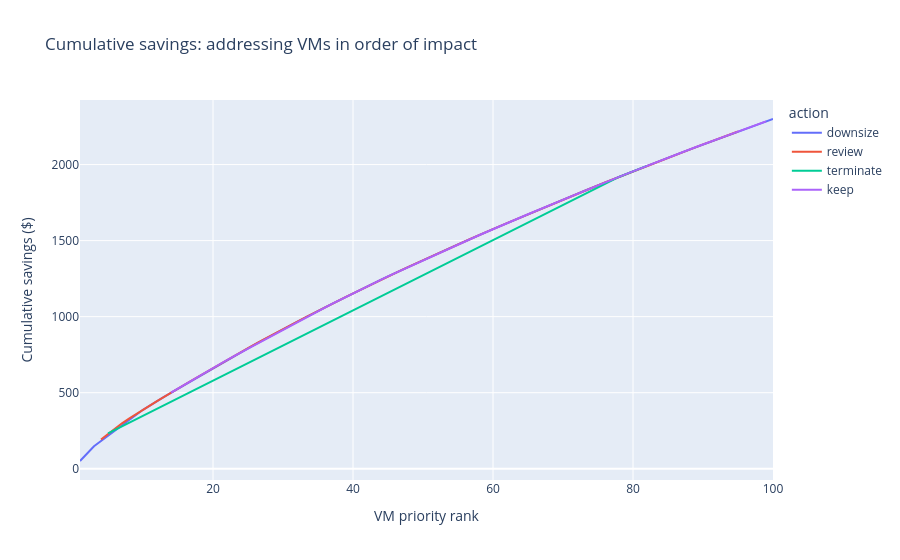

Source (notebook cell):
### Markdown cell above
## 6. Running totals — cumulative savings by action

Window function with ROWS BETWEEN for a running total of savings if VMs are addressed in order of savings potential.

### Code cell
df_cumul = con.execute("""
    WITH ordered AS (
        SELECT
            instance,
            action,
            monthly_savings,
            ROW_NUMBER() OVER (ORDER BY monthly_savings DESC) AS priority
        FROM recommendations
        WHERE monthly_savings > 0
    )
    SELECT
        priority,
        action,
        monthly_savings,
        SUM(monthly_savings) OVER (
            ORDER BY priority
            ROWS BETWEEN UNBOUNDED PRECEDING AND CURRENT ROW
        ) AS cumulative_savings
    FROM ordered
    WHERE priority <= 100
    ORDER BY priority
""").df()
print(f"Top 100 VMs account for ${df_cumul['cumulative_savings'].iloc[-1]:,.0f}/month in savings")

fig = px.line(df_cumul, x='priority', y='cumulative_savings', color='action',
              labels={'priority': 'VM priority rank', 'cumulative_savings': 'Cumulative savings ($)'},
              title='Cumulative savings: addressing VMs in order of impact')
fig.show()

### Figure 1 — Plotly figure (JSON) as saved in the notebook; plotly's stock layout.template omitted (floating-point values rounded to 4 significant figures)
{"data": [{"hovertemplate": "action=downsize<br>VM priority rank=%{x}<br>Cumulative savings ($)=%{y}<extra></extra>", "legendgroup": "downsize", "line": {"color": "#636efa", "dash": "solid"}, "marker": {"symbol": "circle"}, "mode": "lines", "name": "downsize", "orientation": "v", "showlegend": true, "type": "scatter", "x": [1, 2, 3, 10, 11, 13, 26, 28, 31, 32, 36, 38, 40, 41, 42, 44, 46, 50, 52, 55, 60, 63, 64, 72, 73, 74, 77, 80, 87, 92, 98, 100], "xaxis": "x", "y": [50.8, 99.72, 147.4, 387.5, 416.0, 472.5, 817.9, 868.0, 941.8, 965.7, 1061.0, 1107.0, 1153.0, 1176.0, 1199.0, 1243.0, 1286.0, 1371.0, 1413.0, 1475.0, 1575.0, 1635.0, 1654.0, 1807.0, 1826.0, 1845.0, 1900.0, 1955.0, 2081.0, 2167.0, 2267.0, 2300.0], "yaxis": "y"}, {"hovertemplate": "action=review<br>VM priority rank=%{x}<br>Cumulative savings ($)=%{y}<extra></extra>", "legendgroup": "review", "line": {"color": "#EF553B", "dash": "solid"}, "marker": {"symbol": "circle"}, "mode": "lines", "name": "review", "orientation": "v", "showlegend": true, "type": "scatter", "x": [4, 6, 7, 8, 9, 12, 17, 18, 22, 24, 25, 27, 29, 30, 33, 39, 43, 47, 48, 49, 51, 56, 57, 59, 61, 62, 76, 81, 84, 88, 90, 91, 93, 95], "xaxis": "x", "y": [192.0, 266.2, 298.7, 329.8, 358.8, 444.4, 581.8, 608.8, 714.9, 767.0, 792.5, 843.2, 892.6, 917.2, 989.6, 1131.0, 1221.0, 1308.0, 1329.0, 1350.0, 1392.0, 1495.0, 1515.0, 1555.0, 1595.0, 1615.0, 1882.0, 1973.0, 2028.0, 2098.0, 2133.0, 2150.0, 2183.0, 2217.0], "yaxis": "y"}, {"hovertemplate": "action=terminate<br>VM priority rank=%{x}<br>Cumulative savings ($)=%{y}<extra></extra>", "legendgroup": "terminate", "line": {"color": "#00cc96", "dash": "solid"}, "marker": {"symbol": "circle"}, "mode": "lines", "name": "terminate", "orientation": "v", "showlegend": true, "type": "scatter", "x": [5, 78, 82], "xaxis": "x", "y": [232.1, 1919.0, 1991.0], "yaxis": "y"}, {"hovertemplate": "action=keep<br>VM priority rank=%{x}<br>Cumulative savings ($)=%{y}<extra></extra>", "legendgroup": "keep", "line": {"color": "#ab63fa", "dash": "solid"}, "marker": {"symbol": "circle"}, "mode": "lines", "name": "keep", "orientation": "v", "showlegend": true, "type": "scatter", "x": [14, 15, 16, 19, 20, 21, 23, 34, 35, 37, 45, 53, 54, 58, 65, 66, 67, 68, 69, 70, 71, 75, 79, 83, 85, 86, 89, 94, 96, 97, 99], "xaxis": "x", "y": [500.0, 527.5, 554.7, 635.8, 662.3, 688.7, 741.0, 1013.0, 1037.0, 1084.0, 1265.0, 1434.0, 1454.0, 1535.0, 1673.0, 1693.0, 1712.0, 1731.0, 1750.0, 1769.0, 1788.0, 1863.0, 1937.0, 2009.0, 2046.0, 2063.0, 2115.0, 2200.0, 2234.0, 2251.0, 2284.0], "yaxis": "y"}], "layout": {"legend": {"title": {"text": "action"}, "tracegroupgap": 0}, "title": {"text": "Cumulative savings: addressing VMs in order of impact"}, "xaxis": {"anchor": "y", "domain": [0.0, 1.0], "title": {"text": "VM priority rank"}}, "yaxis": {"anchor": "x", "domain": [0.0, 1.0], "title": {"text": "Cumulative savings ($)"}}}}
